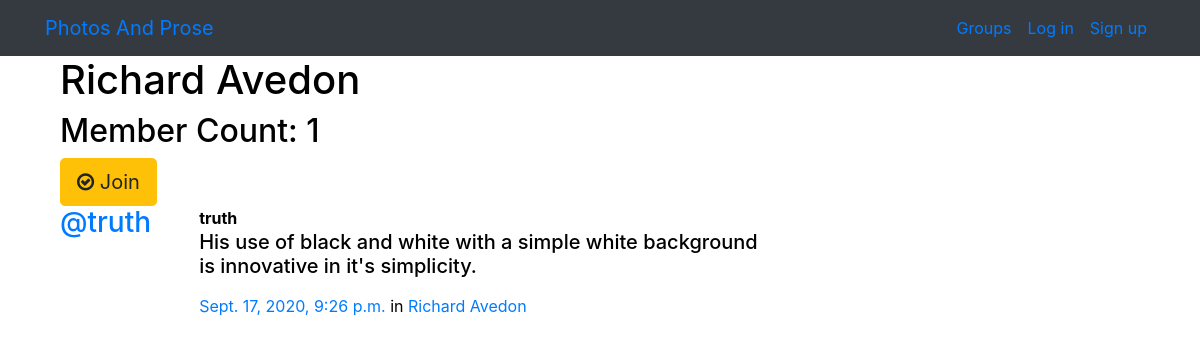
Screenshot of /groups/posts/in/richard-avedon/ with the database file from the repository.
### groups/models.py (models this page shows, shortened)
class Group(models.Model):
    name = models.CharField(max_length=255, unique=True)
    slug = models.SlugField(allow_unicode=True, unique=True)
    description = models.TextField(blank=True, default='')
    description_html = models.TextField(editable=False, default='', blank=True)
    members = models.ManyToManyField(User,through="GroupMember")
    class Meta:
        ordering = ["name"]

### posts/models.py (models this page shows, shortened)
class Post(models.Model):
    user = models.ForeignKey(User, related_name="posts",on_delete=models.CASCADE)
    created_at = models.DateTimeField(auto_now=True)
    message = models.TextField()
    message_html = models.TextField(editable=False)
    group = models.ForeignKey(Group, related_name="posts",null=True, blank=True,on_delete=models.CASCADE)
    class Meta:
        ordering = ["-created_at"]
        unique_together = ["user", "message"]

### groups/views.py (the view)
# urls.py: path("posts/in/<slug>/",views.SingleGroup.as_view(),name="single"),
class SingleGroup(generic.DetailView):
    model = Group

### groups/templates/groups/group_detail.html
{% extends "groups/group_base.html" %}
{% block pregroup %}
<div class="container">
  <h1>{{group.name}}</h1>
  <h2> Member Count: {{group.members.count}}</h2>
  <div class="content">
  	{% if user in group.members.all %}
  		<a href="{% url 'groups:leave' slug=group.slug %}" class="btn btn-lg btn-warning"><span class="fa fa-times-circle-o"></span> Leave</a>
  	{% else %}
  		<a href="{% url 'groups:join' slug=group.slug %}" class="btn btn-lg btn-warning"><span class="fa fa-check-circle-o"></span> Join</a>
  	{% endif %}
  </div>
</div>
{% endblock %}
{% block group_content %}
<div class="col-md-8">
	{% if group.posts.count == 0 %}
	<h2>No posts in this group yet!</h2>
	{% else %}
		{% for post in group.posts.all %}
			{% include "posts/_post.html" %}
		{% endfor %}
	{% endif %}
</div>
{% endblock %}

### posts/templates/posts/_post.html (shortened to what this page needs)
<div class="media">
	<h3 class="mr-5"><a href="{% url 'posts:for_user' username=post.user.username %}">@{{ post.user.username }}</a></h3>
	<div class="media-body">
		<strong>{{ post.user.username }}</strong>
		<h5>{{ post.message_html|safe }}</h5>
			<time class="time"><a href="{% url 'posts:single' username=post.user.username pk=post.pk %}">{{ post.created_at }}</a></time>
			{% if post.group %}
			<span class="group-name">in <a href="#">{{ post.group.name }}</a></span>
			{% endif %}
	</div>
</div>

### static/simplesocial/css/master.css (style rules this page uses)
body { margin: 0; overflow: auto; background-color: white; color:black; }

### rows the page displays
Group: name "Richard Avedon", members.count "1"
Post: user.username "truth", message_html "His use of black and white with a simple white background is innovative in it's simplicity.", created_at "Sept. 17, 2020, 9:26 p.m.", group.name "Richard Avedon"
